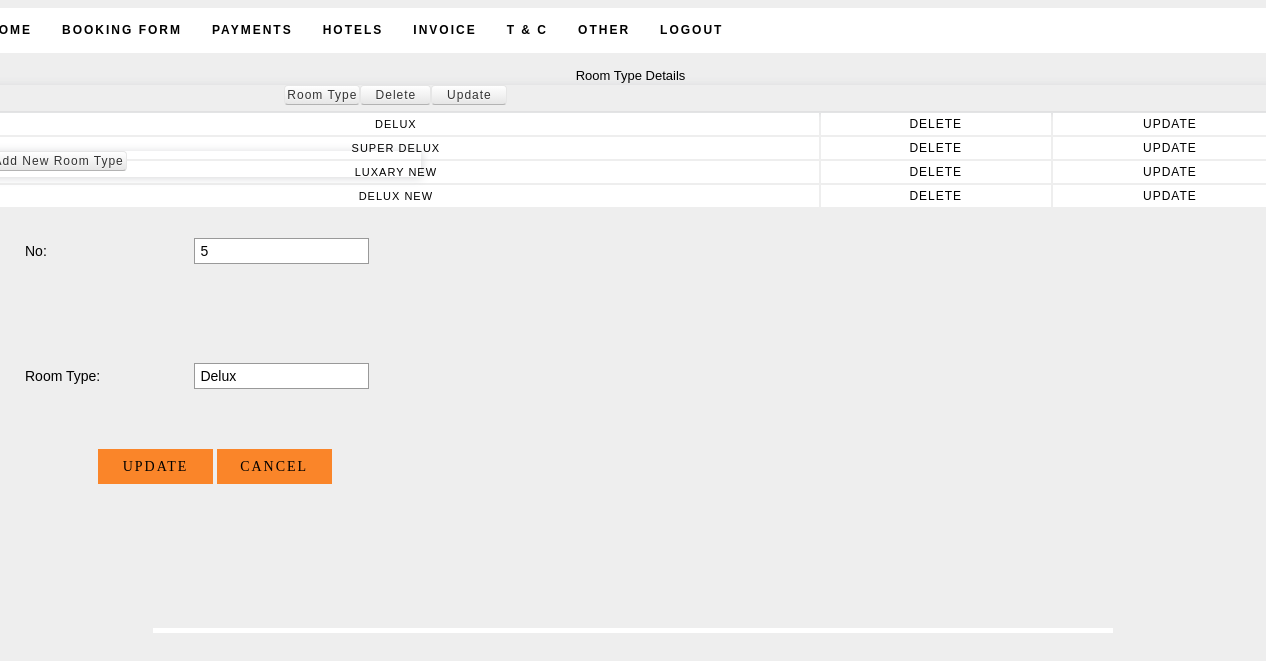
The page /holidays/uproom.php?id_u=2 on the database its author committed.
### tables this page shows
CREATE TABLE IF NOT EXISTS `room_type` (
  `r_id` int(11) NOT NULL AUTO_INCREMENT,
  `r_type` varchar(25) NOT NULL,
  PRIMARY KEY (`r_id`)
);

### holidays/uproom.php (the view, shortened to what this page needs)
<?php
$up=$_REQUEST['id_u'];
$qry_u="select * from room_type where r_id='$up'";
$res_u=mysql_query($qry_u);
$row_u=mysql_fetch_array($res_u);
$qry_d="select * from room_type";
$res_d=mysql_query($qry_d);
$count=mysql_num_rows($res_d);
?>
<html>
<head>
<link rel="stylesheet" href="../styles2.css" type="text/css" />
<link rel="stylesheet" type="text/css" href="../css/style.css" media="screen" />
</head>
<body>
<div id="container">
	 <div id="sub-header">
    	<?php
			include("include/p_header.php");
		?>
       	<br />
		<div class="quotation"><center>Room Type Details</center></div>
        <div>
        <br />
        <table class="detail">
        <tr class="menu_header">
        <td>Room Type</td>
        <td width="65">Delete</td>
        <td width="70">Update</td>
        </tr>
        <?php
		while($row_d=mysql_fetch_array($res_d))
		{
			echo "<tr class='pagi'>";
			echo "<td>";
			echo $row_d[1];
			echo "</td>";
			echo "<td class='print'>";
			echo "<a href='addroom.php?id_d=$row_d[0]'>Delete</a>";
			echo "</td>";
			echo "<td class='print'>";
			echo "<a href='uproom.php?id=$row_d[0]'>Update</a>";
			echo "</td>";
			echo "</tr>";
		}
		?>
        </table>
        <form name="form1" action="" method="post">
        <table class="pay">
        <tr class="menu_header"><td colspan="2">Add New Room Type</td></tr>
        <tr>
        <td class="l_form">No:</td>
        <td><input id="ename" type="text" readonly class="q_in" value="<?php echo $count+1; ?>"></td>
        </tr>
        <td class="l_form">Room Type:</td>
        <td><input type="text" name="t1" class="q_in" value="<?php echo "$row_u[1]";?>"></td>
        </table>
        <div class="pay_button">
         <input name="e_add" class="formbutton" value=" Update " type="submit" onClick="javascript:return validateMyForm();" />
         <input name="e_can" class="formbutton" value="Cancel" type="submit" />
        </div>
        </form>
    </div>
    </div>
    </div>
 <div id="footer">
    </div>
</body>
</html>

### styles2.css (style rules this page uses)
body { margin:0; padding:0; font-family: Verdana, Geneva, sans-serif; font-size: 13px; color: #000; background-color:#EEEEEE; }
.print a { padding:2px 4px 2px 4px; color:#000; text-decoration:none; font-size:12px; }
* { margin:0; padding:0; }
a { color: #F97B27; }
form input, form select, form textarea { padding: 5px; color: #333333; border: 1px solid #ddd; border-right:1px solid #ccc; border-bottom:1px solid #ccc; background-color:#fff; font-family: Arial, Helvetica, sans-serif; font-size: 13px; }
form input.formbutton { color: #000; padding: 6px 8px; font-size: 14px; letter-spacing:2px; font-family: Arial, Helvetica, sans-serif; text-decoration: none; text-transform: uppercase; background: #FA8529; border: none; width:115px; height:35px; overflow: visible; font-family: Lucida Grande; }
#container { width: 960px; background-color:#FFF; margin: 0 auto; padding: 0px; }
div#sub-header { margin-top:8px; margin-bottom:5px; margin-left:-180px; width:1315px; height:620px; background-color:#EEEEEE; }
#footer { margin:0 auto; padding: 30px 5px 0; }
.l_form { font-size:12px; color:#000; border:none; }
.q_in { width:175px; height:26px; border:1px solid #999; background-color:#FFF; font-size:14px; color:#000 }
.pagi td { height:22px; color:#000; text-align:center; font-size:11px; letter-spacing:1px; text-transform:uppercase; background:#FFF; }
.pay { width:450px; height:280px; color:#000; margin-top:-60px; }
.pay td { padding-top:20px; padding-left:50px; color:#000; font-size:14px; }
.detail { width:1318px; margin-top:-15px; margin-left:-2px; }
.pay_button { margin-top:20px; margin-left:125px; }
.menu_header { height:26px; font-size:12px; letter-spacing:1px; text-align:center; color: #000; box-shadow: 1px 1px 10px #d6d7d9; }
.menu_header td { display: inline-block; *display: inline; padding: 2px 2px 2px; margin-bottom: 0; font-size: 12px; color: #333333; text-align: center; text-shadow: 0 1px 1px rgba(255, 255, 255, 0.75); vertical-align: middle; cursor: pointer; background-color: #f5f5f5; *background-color: #e6e6e6; background-image: -ms-linear-gradient(top, #ffffff, #e6e6e6); background-image: -webkit-gradient(linear, 0 0, 0 100%, from(#ffffff), to(#e6e6e6)); background-image: -webkit-linear-gradient(top, #ffffff, #e6e6e6); background-image: -o-linear-gradient(top, #ffffff, #e6e6e6); background-image: linear-gradient(top, #ffffff, #e6e6e6); background-image: -moz-linear-gradient(top, #ffffff, #e6e6e6); background-repeat: repeat-x; border: 1px solid #cccccc; *border: 0; border-color: rgba(0, 0, 0, 0.1) rgba(0, 0, 0, 0.1) rgba(0, 0, 0, 0.25); border-color: #e6e6e6 #e6e6e6 #bfbfbf; border-bottom-color: #b3b3b3; -webkit-border-radius: 4px; -moz-border-radius: 4px; border-radius: 4px; }

### rows shown on the page
room_type: r_type "DELUX", t1 "Delux"
room_type: r_type "SUPER DELUX"
room_type: r_type "LUXARY NEW"
room_type: r_type "DELUX NEW"
